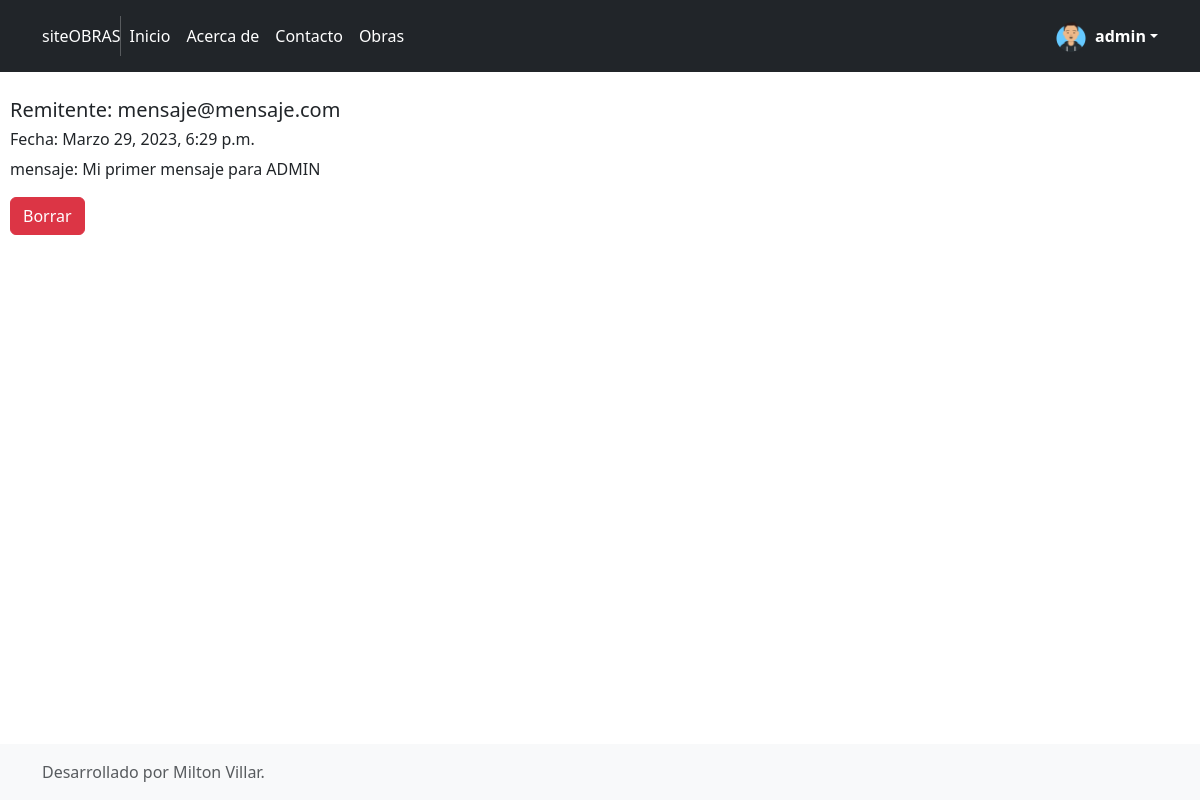
/mensaje/1/detalle (signed in), run on the app's committed database.
### obras/models.py (models this page shows)
class Perfil(models.Model):
    user = models.OneToOneField(to=User, on_delete=models.CASCADE, related_name="perfil")
    avatar = models.ImageField(upload_to="avatares", null=True, blank=True)
    @property
    def image_url(self):
        return self.avatar.url if self.avatar else ''

class Mensaje(models.Model):
    mensaje = models.TextField(max_length=1000)
    email = models.EmailField()
    creado_el = models.DateTimeField(auto_now_add=True)
    destinatario = models.ForeignKey(User, on_delete=models.CASCADE, related_name="mensajes")

### obras/views.py (the view)
# urls.py: path('mensaje/<pk>/detalle', MensajeDetalle.as_view(), name="mensaje-detalle"),
class MensajeDetalle(DetailView):
    model = Mensaje
    context_object_name = "mensaje"

### obras/templates/obras/mensaje_detail.html (shortened to what this page needs)
{% extends "obras/base.html" %}
{% load static %}
{% block main %}
    <div style="margin-left: 10px;">
            <h5>Remitente: {{mensaje.email}} </h5>
            <h6>Fecha: {{mensaje.creado_el}}</h6>
            <p>mensaje: {{mensaje.mensaje}}</p>
            <a class="btn btn-danger" href="{% url 'mensaje-eliminar' mensaje.id %}">Borrar</a>
    </div>
{% endblock %}

### obras/templates/obras/base.html (shortened to what this page needs)
<!doctype html>
<html lang="es-AR" class="h-100">
  <head>
    {% load static %}
<link href="{% static 'obras/css/bootstrap.min.css'%}" rel="stylesheet">
    <link href="{% static 'obras/css/headers.css' %}" rel="stylesheet">
  </head>
<body class="d-flex flex-column h-100">
<header class="p-3 text-bg-dark">
    <div class="container">
      <div class="d-flex flex-wrap align-items-center justify-content-center justify-content-lg-start">
        <a class="navbar-brand" href="/">siteOBRAS</a>
        <ul class="nav col-12 col-lg-auto me-lg-auto mb-2 justify-content-center mb-md-0">
          <li><a href="{% url 'home' %}" class="nav-link px-2 text-white">Inicio</a></li>
          <li><a href="{% url 'about' %}" class="nav-link px-2 text-white">Acerca de</a></li>
          <li><a href="{% url 'mensaje-crear' %}" class="nav-link px-2 text-white">Contacto</a></li>
          <li><a href="{% url 'obra-list' %}" class="nav-link px-2 text-white">Obras</a></li>
        </ul>
          {% if user.is_authenticated %}
            <div class="dropdown text-end">
              <a href="#" class="d-flex align-items-center text-white text-decoration-none dropdown-toggle" data-bs-toggle="dropdown" aria-expanded="false">
                <img src="{{user.perfil.image_url}}" alt="" width="32" height="32" class="rounded-circle me-2">
                <strong>{{ user.username }}</strong>
              </a>
            </div>
          {% else %}
          <div class="text-end">
            <a href="{% url 'login' %}" class="btn btn-outline-light me-2">Inicio</a>
            <a href="{% url 'signup' %}" class="btn btn-warning">Registrarse</a>
          {% endif %}
        </div>
      </div>
  </header>
{% block main %}
{% endblock %}
<footer class="footer mt-auto py-3 bg-light">
  <div class="container">
    <span class="text-muted">Desarrollado por Milton Villar.</span>
  </div>
</footer>
  </body>
</html>

### obras/static/obras/css/headers.css (style rules this page uses)
.dropdown-toggle { outline: 0; }

### data on the page
Mensaje: email "mensaje@mensaje.com", creado_el "Marzo 29, 2023, 6:29 p.m.", mensaje "Mi primer mensaje para ADMIN"

### other printed values
{{ user.username }} "admin"
